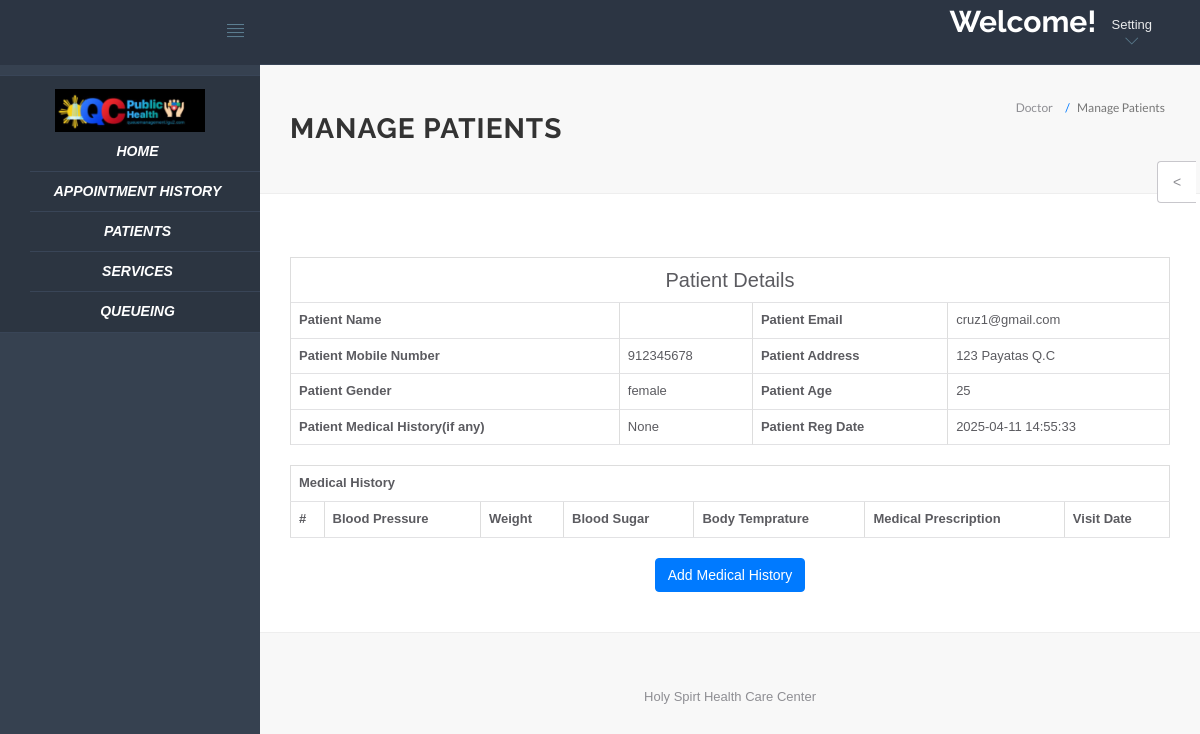
/hms/doctor/view-patient.php?viewid=23 (signed in), run on the app's committed database.
### tables this page shows
CREATE TABLE `tblpatient` (
  `ID` int(10) NOT NULL,
  `Docid` int(10) DEFAULT NULL,
  `PatientLastname` varchar(200) DEFAULT NULL,
  `PatientFirstname` varchar(255) NOT NULL,
  `PatientMiddlename` varchar(255) NOT NULL,
  `PatientContno` bigint(10) DEFAULT NULL,
  `PatientEmail` varchar(200) DEFAULT NULL,
  `PatientGender` varchar(50) DEFAULT NULL,
  `PatientAdd` mediumtext DEFAULT NULL,
  `PatientAge` int(10) DEFAULT NULL,
  `PatientMedhis` mediumtext DEFAULT NULL,
  `service` varchar(255) NOT NULL DEFAULT 'Medical Checkup',
  `room` int(255) NOT NULL DEFAULT 0,
  `CreationDate` timestamp NULL DEFAULT current_timestamp(),
  `UpdationDate` timestamp NULL DEFAULT NULL ON UPDATE current_timestamp()
);

### hms/doctor/view-patient.php (the view, shortened to what this page needs)
<?php
include('include/config.php');
if(strlen($_SESSION['id']==0)) {
 header('location:logout.php');
  } else{
?>
<!DOCTYPE html>
<html lang="en">
	<head>
		<link rel="stylesheet" href="vendor/bootstrap/css/bootstrap.min.css">
		<link rel="stylesheet" href="vendor/fontawesome/css/font-awesome.min.css">
		<link rel="stylesheet" href="vendor/themify-icons/themify-icons.min.css">
		<link href="vendor/animate.css/animate.min.css" rel="stylesheet" media="screen">
		<link href="vendor/perfect-scrollbar/perfect-scrollbar.min.css" rel="stylesheet" media="screen">
		<link href="vendor/switchery/switchery.min.css" rel="stylesheet" media="screen">
		<link href="vendor/bootstrap-touchspin/jquery.bootstrap-touchspin.min.css" rel="stylesheet" media="screen">
		<link href="vendor/select2/select2.min.css" rel="stylesheet" media="screen">
		<link href="vendor/bootstrap-datepicker/bootstrap-datepicker3.standalone.min.css" rel="stylesheet" media="screen">
		<link href="vendor/bootstrap-timepicker/bootstrap-timepicker.min.css" rel="stylesheet" media="screen">
		<link rel="stylesheet" href="assets/css/styles.css">
		<link rel="stylesheet" href="assets/css/plugins.css">
		<link rel="stylesheet" href="assets/css/themes/theme-1.css" id="skin_color" />
	</head>
	<body>
		<div id="app">
<?php include('include/sidebar.php');?>
<div class="app-content">
<?php include('include/header.php');?>
<div class="main-content" >
<div class="wrap-content container" id="container">
<section id="page-title">
<div class="row">
<div class="col-sm-8">
<h1 class="mainTitle"><strong>Manage Patients</strong></h1>
</div>
<ol class="breadcrumb">
<li>
<span>Doctor</span>
</li>
<li class="active">
<span>Manage Patients</span>
</li>
</ol>
</div>
</section>
<div class="container-fluid container-fullw bg-white">
<div class="row">
<div class="col-md-12">
<h5 class="over-title margin-bottom-15">&nbsp;</h5>
<?php
                               $vid=$_GET['viewid'];
                               $ret=mysqli_query($con,"select * from tblpatient where ID='$vid'");
while ($row=mysqli_fetch_array($ret)) {
                               ?>
<table border="1" class="table table-bordered">
 <tr align="center">
<td colspan="4" style="font-size:20px;color:blue">
 Patient Details</td></tr>
    <tr>
    <th scope>Patient Name</th>
    <td><?php  echo $row['PatientName'];?></td>
    <th scope>Patient Email</th>
    <td><?php  echo $row['PatientEmail'];?></td>
  </tr>
  <tr>
    <th scope>Patient Mobile Number</th>
    <td><?php  echo $row['PatientContno'];?></td>
    <th>Patient Address</th>
    <td><?php  echo $row['PatientAdd'];?></td>
  </tr>
    <tr>
    <th>Patient Gender</th>
    <td><?php  echo $row['PatientGender'];?></td>
    <th>Patient Age</th>
    <td><?php  echo $row['PatientAge'];?></td>
  </tr>
  <tr>
    <th>Patient Medical History(if any)</th>
    <td><?php  echo $row['PatientMedhis'];?></td>
     <th>Patient Reg Date</th>
    <td><?php  echo $row['CreationDate'];?></td>
  </tr>
<?php }?>
</table>
<table id="datatable" class="table table-bordered dt-responsive nowrap" style="border-collapse: collapse; border-spacing: 0; width: 100%;">
  <tr align="center">
   <th colspan="8" >Medical History</th>
  </tr>
  <tr>
    <th>#</th>
<th>Blood Pressure</th>
<th>Weight</th>
<th>Blood Sugar</th>
<th>Body Temprature</th>
<th>Medical Prescription</th>
<th>Visit Date</th>
</tr>
</table>
<p align="center">
 <button class="btn btn-primary waves-effect waves-light w-lg" data-toggle="modal" data-target="#myModal">Add Medical History</button></p>
</div>
</div>
</div>
</div>
	<?php include('include/footer.php');?>
	<?php include('include/setting.php');?>
		</div>
	</body>
</html>
<?php }  ?>

### hms/doctor/assets/css/themes/theme-1.css (style rules this page uses)
body { background: #FAFAFA; }

### hms/doctor/assets/css/themes/theme-5.css (style rules this page uses)
body { background: #F8F8F8; }

### data on the page
tblpatient: PatientEmail "cruz1@gmail.com", PatientContno "912345678", PatientAdd "123 Payatas Q.C", PatientGender "female", PatientAge "25", PatientMedhis "None", CreationDate "2025-04-11 14:55:33"
